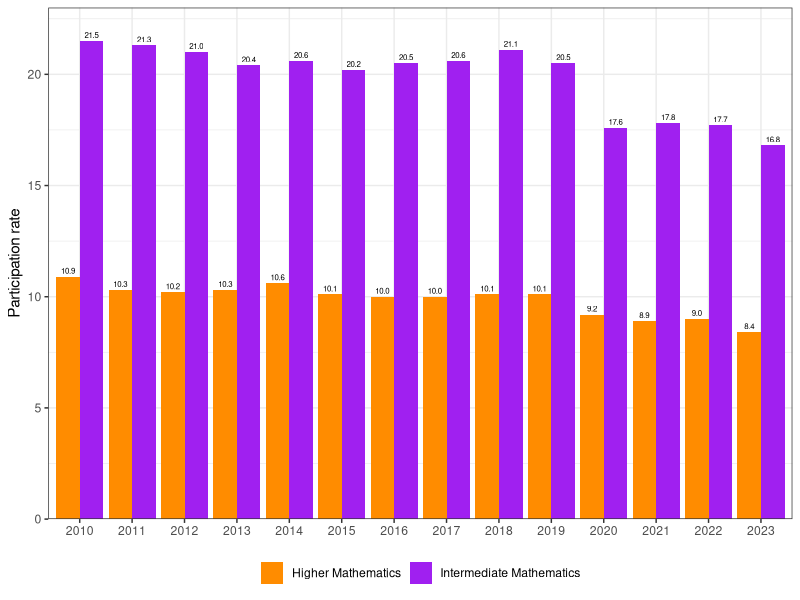

Reproduce this figure in R.
#| title: "Australian Mathematics Uptake"
#| dataset-name: "math_participation"
#| colours: "`c('darkorange','purple')`"
#| description: "This dataset shows the participation rates in higher and intermediate mathematics in Australia from 2010 to 2023. Data is from the Australian Mathematical Sciences Institute (AMSI) [Year 12 Mathematics Report Card](https://amsi.org.au/wp-content/uploads/2025/07/year-12-participation-2025-july.pdf). There is a lot of subtlety to this plot you'll need to reproduce. Particular attention to text size and axis limits will be crucial."

library(ggplot2)
library(tidyr)
library(dplyr)


math_participation <- data.frame(
  year = 2010:2023,
  higher_mathematics = c(
    10.9, 10.3, 10.2, 10.3, 10.6, 10.1, 10.0,
    10.0, 10.1, 10.1, 9.2, 8.9, 9.0, 8.4
  ),
  intermediate_mathematics = c(
    21.5, 21.3, 21.0, 20.4, 20.6, 20.2, 20.5,
    20.6, 21.1, 20.5, 17.6, 17.8, 17.7, 16.8
  )
)

pivoted <- pivot_longer(
  math_participation,
  cols = c(higher_mathematics, intermediate_mathematics),
  names_to = "subject",
  values_to = "percentage"
) |>
  mutate(
    subject = factor(subject, levels = c("higher_mathematics", "intermediate_mathematics"),
                     labels = c("Higher Mathematics", "Intermediate Mathematics"))
  )

amsi_rates <- ggplot(pivoted, aes(x=factor(year), y=percentage, fill=subject)) +
  geom_bar(stat="identity", position = "dodge") +
  labs(y = "Participation rate") +
  theme_bw() +
  theme(axis.title.x = element_blank(), legend.position = "bottom", legend.title = element_blank()) +
  scale_fill_manual(values = c("darkorange", "purple")) +
  scale_y_continuous(expand = c(0,0)) +
  expand_limits(y = 23) +
  geom_text(aes(label = sprintf("%.1f", percentage)), position = position_dodge(width = 0.9), vjust = -0.5, size = 2)

print(amsi_rates)
